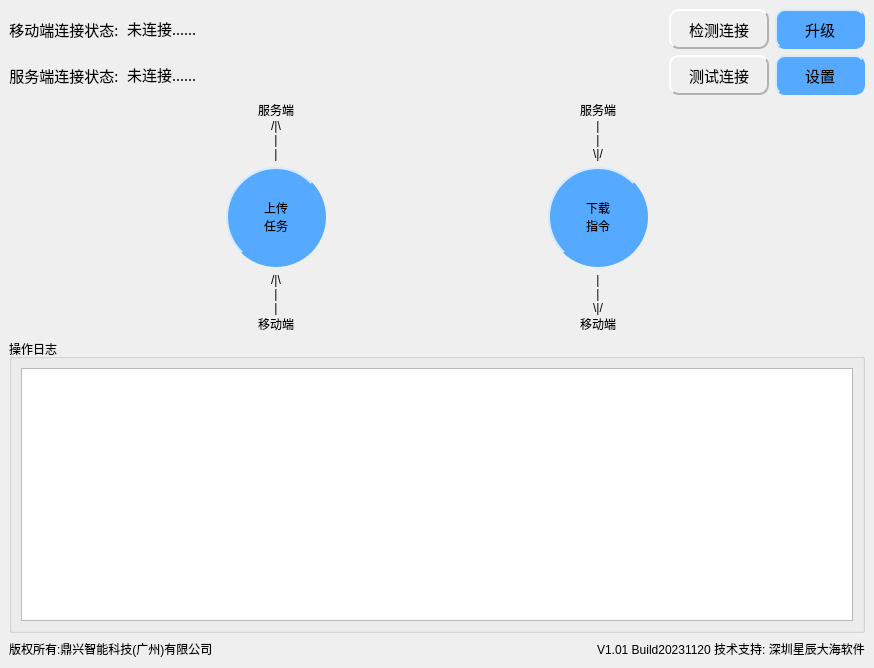
<?xml version="1.0" encoding="UTF-8"?>
<ui version="4.0">
 <class>MainWindow</class>
 <widget class="QMainWindow" name="MainWindow">
  <property name="geometry">
   <rect>
    <x>0</x>
    <y>0</y>
    <width>874</width>
    <height>668</height>
   </rect>
  </property>
  <property name="font">
   <font>
    <family>宋体</family>
    <pointsize>11</pointsize>
   </font>
  </property>
  <property name="windowTitle">
   <string>电缆管线离散型信息化运维系统-文件同步客户端</string>
  </property>
  <property name="windowIcon">
   <iconset>
    <normaloff>C:/Users/Administrator/Desktop/1.png</normaloff>C:/Users/Administrator/Desktop/1.png</iconset>
  </property>
  <property name="styleSheet">
   <string notr="true">QPushButton{ 
	border-style: outset; 
	border-width: 2px; 
	border-radius: 10px; 
	padding: 6px;
	font: 11pt &quot;宋体&quot;;
	border-color: #b1b1b1;
}

QPushButton:pressed {
	border-style: inset;
}

QPushButton#pushButton_upgrade {
    background-color: rgb(85, 170, 255);
	border-color: rgb(85, 170, 255);
}

QPushButton#pushButton_set {
    background-color: rgb(85, 170, 255);
	border-color: rgb(85, 170, 255);
}


QPushButton#pushButton_upload {
    background-color: rgb(85, 170, 255);
    border-radius: 50px;
	border-color:  rgb(85, 170, 255);
}

QPushButton#pushButton_download {
    background-color: rgb(85, 170, 255);
    border-radius: 50px;
	border-color:  rgb(85, 170, 255);
}

QLineEdit#lineEdit_app_conn{
	background: transparent;
	border-width: 0;
	border-style: outset;
}

QLineEdit#lineEdit_serv_conn{
	background: transparent;
	border-width: 0;
	border-style: outset;
}

QTextEdit#textEdit{
	font: 11pt &quot;宋体&quot;;
}
















</string>
  </property>
  <property name="iconSize">
   <size>
    <width>40</width>
    <height>40</height>
   </size>
  </property>
  <widget class="QWidget" name="centralwidget">
   <layout class="QVBoxLayout" name="verticalLayout_4">
    <item>
     <layout class="QHBoxLayout" name="horizontalLayout">
      <item>
       <widget class="QLabel" name="label">
        <property name="minimumSize">
         <size>
          <width>0</width>
          <height>40</height>
         </size>
        </property>
        <property name="font">
         <font>
          <family>宋体</family>
          <pointsize>11</pointsize>
         </font>
        </property>
        <property name="text">
         <string>移动端连接状态:</string>
        </property>
        <property name="alignment">
         <set>Qt::AlignCenter</set>
        </property>
       </widget>
      </item>
      <item>
       <widget class="QLineEdit" name="lineEdit_app_conn">
        <property name="minimumSize">
         <size>
          <width>0</width>
          <height>40</height>
         </size>
        </property>
        <property name="font">
         <font>
          <family>宋体</family>
          <pointsize>11</pointsize>
         </font>
        </property>
        <property name="text">
         <string>未连接......</string>
        </property>
        <property name="alignment">
         <set>Qt::AlignLeading|Qt::AlignLeft|Qt::AlignVCenter</set>
        </property>
        <property name="readOnly">
         <bool>true</bool>
        </property>
       </widget>
      </item>
      <item>
       <widget class="QPushButton" name="pushButton">
        <property name="minimumSize">
         <size>
          <width>100</width>
          <height>40</height>
         </size>
        </property>
        <property name="font">
         <font>
          <family>宋体</family>
          <pointsize>11</pointsize>
          <italic>false</italic>
          <bold>false</bold>
         </font>
        </property>
        <property name="text">
         <string>检测连接</string>
        </property>
       </widget>
      </item>
      <item>
       <widget class="QPushButton" name="pushButton_upgrade">
        <property name="minimumSize">
         <size>
          <width>90</width>
          <height>40</height>
         </size>
        </property>
        <property name="font">
         <font>
          <family>宋体</family>
          <pointsize>11</pointsize>
          <italic>false</italic>
          <bold>false</bold>
         </font>
        </property>
        <property name="styleSheet">
         <string notr="true"/>
        </property>
        <property name="text">
         <string>升级</string>
        </property>
       </widget>
      </item>
     </layout>
    </item>
    <item>
     <layout class="QHBoxLayout" name="horizontalLayout_2">
      <item>
       <widget class="QLabel" name="label_3">
        <property name="font">
         <font>
          <family>宋体</family>
          <pointsize>11</pointsize>
         </font>
        </property>
        <property name="text">
         <string>服务端连接状态:</string>
        </property>
        <property name="alignment">
         <set>Qt::AlignCenter</set>
        </property>
       </widget>
      </item>
      <item>
       <widget class="QLineEdit" name="lineEdit_serv_conn">
        <property name="minimumSize">
         <size>
          <width>0</width>
          <height>40</height>
         </size>
        </property>
        <property name="font">
         <font>
          <family>宋体</family>
          <pointsize>11</pointsize>
         </font>
        </property>
        <property name="text">
         <string>未连接......</string>
        </property>
        <property name="alignment">
         <set>Qt::AlignLeading|Qt::AlignLeft|Qt::AlignVCenter</set>
        </property>
        <property name="readOnly">
         <bool>true</bool>
        </property>
       </widget>
      </item>
      <item>
       <widget class="QPushButton" name="pushButton_test_serv_conn">
        <property name="minimumSize">
         <size>
          <width>100</width>
          <height>40</height>
         </size>
        </property>
        <property name="font">
         <font>
          <family>宋体</family>
          <pointsize>11</pointsize>
          <italic>false</italic>
          <bold>false</bold>
         </font>
        </property>
        <property name="text">
         <string>测试连接</string>
        </property>
       </widget>
      </item>
      <item>
       <widget class="QPushButton" name="pushButton_set">
        <property name="minimumSize">
         <size>
          <width>90</width>
          <height>40</height>
         </size>
        </property>
        <property name="font">
         <font>
          <family>宋体</family>
          <pointsize>11</pointsize>
          <italic>false</italic>
          <bold>false</bold>
         </font>
        </property>
        <property name="text">
         <string>设置</string>
        </property>
       </widget>
      </item>
     </layout>
    </item>
    <item>
     <layout class="QHBoxLayout" name="horizontalLayout_3">
      <item>
       <spacer name="horizontalSpacer_4">
        <property name="orientation">
         <enum>Qt::Horizontal</enum>
        </property>
        <property name="sizeHint" stdset="0">
         <size>
          <width>40</width>
          <height>20</height>
         </size>
        </property>
       </spacer>
      </item>
      <item>
       <layout class="QVBoxLayout" name="verticalLayout_2">
        <item>
         <widget class="QLabel" name="label_4">
          <property name="text">
           <string>服务端
/|\
|
|</string>
          </property>
          <property name="alignment">
           <set>Qt::AlignCenter</set>
          </property>
         </widget>
        </item>
        <item>
         <widget class="QPushButton" name="pushButton_upload">
          <property name="minimumSize">
           <size>
            <width>100</width>
            <height>100</height>
           </size>
          </property>
          <property name="text">
           <string>上传
任务</string>
          </property>
         </widget>
        </item>
        <item>
         <widget class="QLabel" name="label_2">
          <property name="text">
           <string>/|\
|
|
移动端</string>
          </property>
          <property name="alignment">
           <set>Qt::AlignCenter</set>
          </property>
         </widget>
        </item>
       </layout>
      </item>
      <item>
       <spacer name="horizontalSpacer_3">
        <property name="orientation">
         <enum>Qt::Horizontal</enum>
        </property>
        <property name="sizeHint" stdset="0">
         <size>
          <width>40</width>
          <height>20</height>
         </size>
        </property>
       </spacer>
      </item>
      <item>
       <layout class="QVBoxLayout" name="verticalLayout_3">
        <item>
         <widget class="QLabel" name="label_5">
          <property name="text">
           <string>服务端
|
|
\|/</string>
          </property>
          <property name="alignment">
           <set>Qt::AlignCenter</set>
          </property>
         </widget>
        </item>
        <item>
         <widget class="QPushButton" name="pushButton_download">
          <property name="minimumSize">
           <size>
            <width>100</width>
            <height>100</height>
           </size>
          </property>
          <property name="text">
           <string>下载
指令</string>
          </property>
         </widget>
        </item>
        <item>
         <widget class="QLabel" name="label_6">
          <property name="text">
           <string>|
|
\|/
移动端</string>
          </property>
          <property name="alignment">
           <set>Qt::AlignCenter</set>
          </property>
         </widget>
        </item>
       </layout>
      </item>
      <item>
       <spacer name="horizontalSpacer_5">
        <property name="orientation">
         <enum>Qt::Horizontal</enum>
        </property>
        <property name="sizeHint" stdset="0">
         <size>
          <width>40</width>
          <height>20</height>
         </size>
        </property>
       </spacer>
      </item>
     </layout>
    </item>
    <item>
     <widget class="QGroupBox" name="groupBox">
      <property name="title">
       <string>操作日志</string>
      </property>
      <layout class="QVBoxLayout" name="verticalLayout">
       <item>
        <widget class="QTextEdit" name="textEdit">
         <property name="readOnly">
          <bool>false</bool>
         </property>
        </widget>
       </item>
      </layout>
     </widget>
    </item>
    <item>
     <layout class="QHBoxLayout" name="horizontalLayout_4">
      <item>
       <widget class="QLabel" name="label_7">
        <property name="text">
         <string>版权所有:鼎兴智能科技(广州)有限公司</string>
        </property>
       </widget>
      </item>
      <item>
       <spacer name="horizontalSpacer_7">
        <property name="orientation">
         <enum>Qt::Horizontal</enum>
        </property>
        <property name="sizeHint" stdset="0">
         <size>
          <width>40</width>
          <height>20</height>
         </size>
        </property>
       </spacer>
      </item>
      <item>
       <widget class="QLabel" name="label_8">
        <property name="text">
         <string>V1.01 Build20231120 技术支持: 深圳星辰大海软件</string>
        </property>
       </widget>
      </item>
     </layout>
    </item>
   </layout>
  </widget>
 </widget>
 <resources/>
 <connections/>
</ui>
